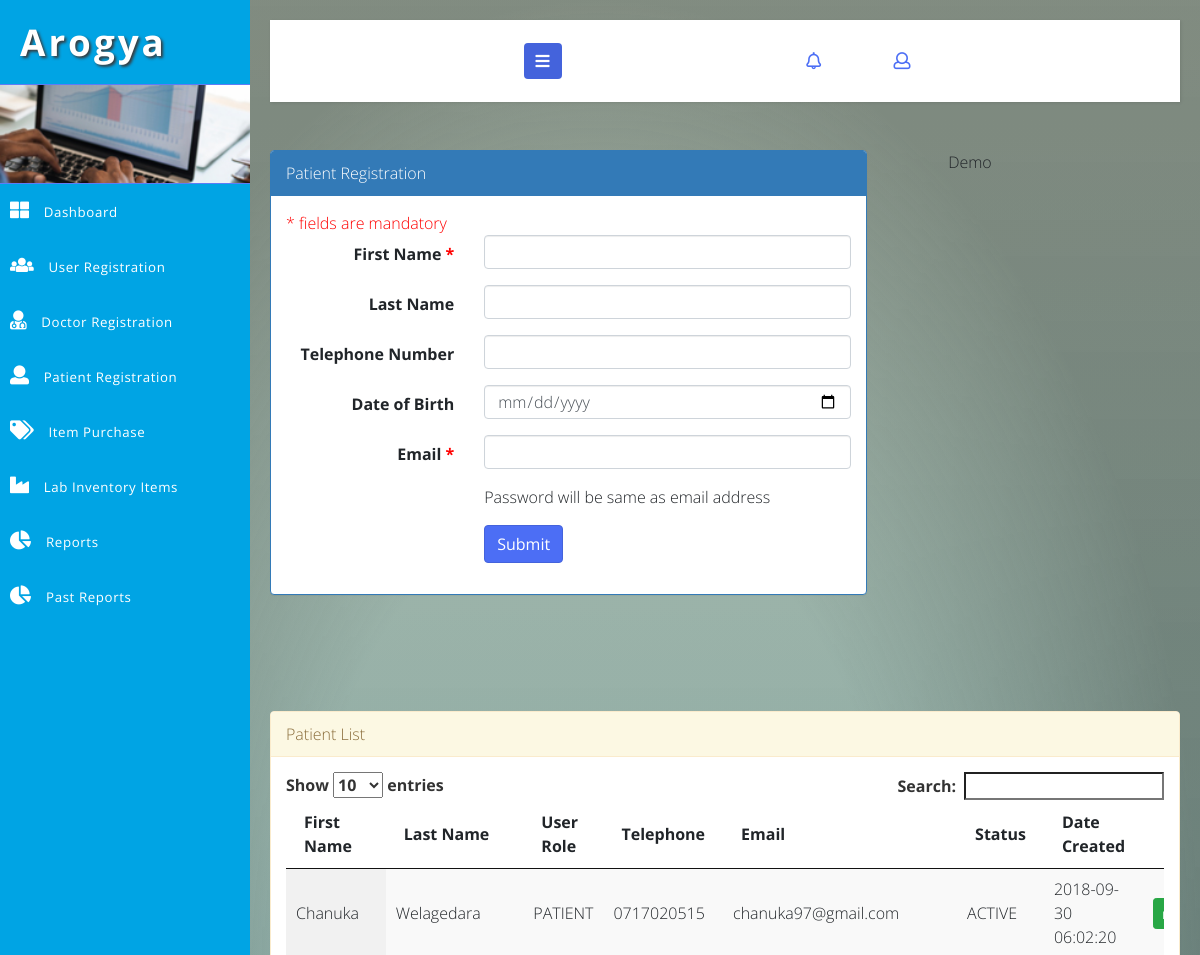
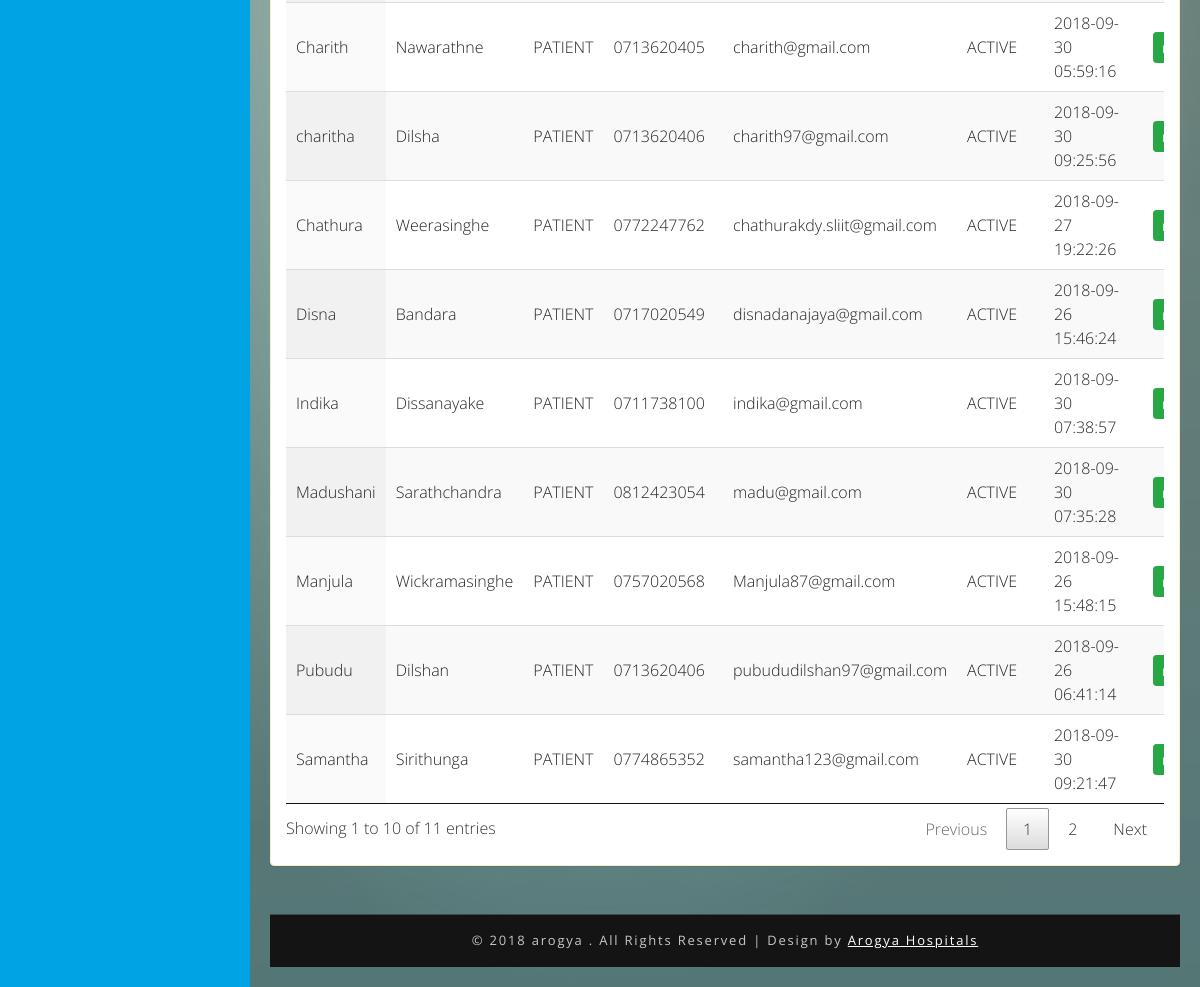
The app's page /Arogya_/arogyaadmin/admin/patient-registration.php with its own data (2 pictures, top to bottom).
### tables this page shows
CREATE TABLE `hms_patient` (
  `id` int(5) NOT NULL,
  `first_name` varchar(100) DEFAULT NULL,
  `last_name` varchar(100) DEFAULT NULL,
  `telephone` varchar(20) DEFAULT NULL,
  `dob` varchar(25) DEFAULT NULL,
  `email` varchar(50) DEFAULT NULL,
  `pword` text,
  `status_code` varchar(20) DEFAULT 'ACTIVE',
  `user_role` varchar(20) DEFAULT 'PATIENT',
  `created_date` timestamp NULL DEFAULT CURRENT_TIMESTAMP
);

### Arogya_/arogyaadmin/DB.php (called while the page is built, shortened)
<?php
function getDBConnection() {
    $servername = "localhost";
    $username = "root";
    $password = "";
    $db = "hmsdb";
    $conn = mysqli_connect($servername, $username, $password, $db);
    if (!$conn) {
        die("Connection failed: " . mysqli_connect_error());
    } else {
        return $conn;
    }
}
function getData($sql) {
    $conn = getDBConnection();
    $result = mysqli_query($conn, $sql);
    if (mysqli_num_rows($result) > 0) {
        return $result;
    } else {
        return FALSE;
    }
}
?>

### Arogya_/arogyaadmin/admin/patient-registration.php (the view, shortened to what this page needs)
<?php
include '../DB.php';
?>
<!DOCTYPE html>
<html lang="en">
    <head>
        <link rel="stylesheet" href="https://maxcdn.bootstrapcdn.com/bootstrap/3.3.7/css/bootstrap.min.css">
        <link rel="stylesheet" href="https://maxcdn.bootstrapcdn.com/font-awesome/4.7.0/css/font-awesome.min.css">
        <link href="../css/bootstrap.css" rel="stylesheet" type="text/css" media="all" />
        <link href="../css/style.css" rel="stylesheet" type="text/css" media="all" />
        <link rel="stylesheet" href="../css/style4.css">
        <link href="../css/fontawesome-all.css" rel="stylesheet">
    </head>
    <body>
        <div class="wrapper">
            <nav id="sidebar">
                <div class="sidebar-header">
                    <h1>
                        <a href="#">Arogya</a>
                    </h1>
                </div>
                <div class="profile-bg"></div>
                <?php
                include_once '../_tree_admin.php';
                ?>
            </nav>
            <div id="content">
                <?php include_once '../_top_bar.php'; ?>
                <div class="blank-page-content">
                    <div class="row">
                        <div class="col-md-8">
                            <div class="panel panel-primary">
                                <div class="panel-heading ">Patient Registration</div>
                                <div class="panel-body">
                                      <form class="form-horizontal"  action="<?php $_SERVER['SERVER_NAME'] ?>/<?= $_SESSION['sitename'] ?>/admin/patient-registration.php" method="post" >
                                <span class="mando-msg">* fields are mandatory</span>
                                <div class="form-group">
                                    <label class="control-label col-xs-4" for="first_name">First Name <span class="mando-msg">*</span></label>
                                    <div class="col-xs-8">
                                        <input id="first_name" name="first_name" type="text" class="form-control" required="" >
                                    </div>
                                </div>
                                <div class="form-group">
                                    <label for="last_name" class="control-label col-xs-4">Last Name</label>
                                    <div class="col-xs-8">
                                        <input id="last_name" name="last_name" type="text" class="form-control" required="" >
                                    </div>
                                </div>
                                <div class="form-group">
                                    <label for="telephone" class="control-label col-xs-4">Telephone Number</label>
                                    <div class="col-xs-8">
                                        <input id="telephone" name="telephone" type="number" class="form-control">
                                    </div>
                                </div>
                                <div class="form-group">
                                    <label for="telephone" class="control-label col-xs-4">Date of Birth</label>
                                    <div class="col-xs-8">
                                        <input id="dob" name="dob" type="date" max="<?= $_SESSION['today']?>" class="form-control">
                                    </div>
                                </div>
                                <div class="form-group">
                                    <label for="email"  class="control-label col-xs-4">Email  <span class="mando-msg">*</span></label>
                                    <div class="col-xs-8">
                                        <input id="email" required="" name="email" type="email" class="form-control">
                                    </div>
                                </div>
                                <div class="form-group">
                                    <label for="pword" class="control-label col-xs-4"></label>
                                    <div class="col-xs-8">
                                        Password will be same as email address
                                    </div>
                                </div>
                                <div class="form-group row">
                                    <div class="col-xs-offset-4 col-xs-8">
                                        <button name="btnPatientReg" type="submit" class="btn btn-primary">Submit</button>
                                    </div>
                                </div>
                            </form>
                                </div>
                            </div>
                        </div>
                        <div class="col-md-4">
                             <div class="col-md-4">
                            <div class="col-xs-offset-4 col-xs-8">
                                <a href="patient-registration-demo.php">Demo</a>
                                        </div>
                        </div>
                        </div>
                    </div>
                     <br>
                    <br>
                    <br>
                    <br>
                    <div class="panel panel-warning">
                        <div class="panel-heading ">Patient List</div>
                        <div class="panel-body">
                                 <table id="example" class="display table-responsive" cellspacing="0" width="100%">
                        <thead>
                            <tr>
                                <th>First Name</th>
                                <th>Last Name</th>
                                <th>User Role</th>
                                <th>Telephone</th>
                                <th>Email</th>
                                <th>Status</th>
                                <th>Date Created</th>
                                <th></th>
                            </tr>
                        </thead>
                        <tbody>
                            <?php
                            $sql = " SELECT * FROM hms_patient ";
                            $resultx = getData($sql);
                            if ($resultx != FALSE) {
                                while ($row = mysqli_fetch_assoc($resultx)) {
                                    ?>
                                    <tr>
                                        <td><?= $row['first_name'] ?></td>
                                        <td><?= $row['last_name'] ?></td>
                                        <td><?= $row['user_role'] ?></td>
                                        <td><?= $row['telephone'] ?></td>
                                        <td><?= $row['email'] ?></td>
                                        <td><?= $row['status_code'] ?></td>
                                        <td><?= $row['created_date'] ?></td>
                                        <td><a class="btn btn-success btn-sm" href="patient-registration.php?patient_id=<?= $row['id'] ?>&email=<?= $row['email'] ?>">reset password</a></td>
                                    </tr>
                                    <?php
                                }
                            }
                            ?>
                        </tbody>
                    </table>
                        </div>
                    </div>
                </div>
                <?php include '../_footer.php'; ?>
            </div>
        </div>
        <link href="../css/jquery.dataTables.min.css" rel="stylesheet" type="text/css"/>
    </body>
</html>

### Arogya_/arogyaadmin/css/style.css (style rules this page uses)
* { margin: 0; padding: 0; }
body { background: radial-gradient(#eee, #668); height: 100vh; width: 100vw; }
html, body { margin: 0; font-size: 100%; font-family: 'Open Sans', sans-serif; background: #fff; }
.blank-page-content { min-height: 480px; }
.mando-msg { color: red; }
body a { text-decoration: none; transition: 0.5s all; -webkit-transition: 0.5s all; -moz-transition: 0.5s all; -o-transition: 0.5s all; -ms-transition: 0.5s all; }
input[type="button"], button[type="submit"] { transition: 0.5s all; -webkit-transition: 0.5s all; -moz-transition: 0.5s all; -o-transition: 0.5s all; -ms-transition: 0.5s all; }
h1, h2, h3, h4, h5, h6 { margin: 0; font-weight: 700; }
label { margin: 0; }
.profile-bg { border: 1px solid #5d7cf7; border-left: none; border-right: none; background: url(../images/menu1.jpg)no-repeat 0px 0px; -webkit-background-size: cover; -moz-background-size: cover; -o-background-size: cover; -ms-background-size: cover; background-size: cover; min-height: 100px; }
.table-responsive { display: block; width: 100%; overflow-x: auto; }
.btn-primary { color: #fff; background-color: #4c6ef5; border-color: #4463dc; }

### Arogya_/arogyaadmin/css/style4.css (style rules this page uses)
body { font-family: 'Open Sans', sans-serif; background: #f1f1f1; }
a, a:hover, a:focus { color: inherit; text-decoration: none; transition: all 0.3s; }
i, span { display: inline-block; }
.wrapper { display: flex; align-items: stretch; }
#sidebar { min-width: 250px; max-width: 250px; background: #00a4e4; color: #fff; transition: all 0.3s; }
.sidebar-header h1 { font-size: 2.3em; letter-spacing: 3px; color: #fff; text-shadow: 2px 2px 3px #39393a; }
#sidebar .sidebar-header { padding: 20px; background: #00a4e4; }
#content { padding: 20px; min-height: 100vh; transition: all 0.3s; overflow: hidden; width: 100%; }

### Arogya_/arogyaadmin/admin/patient-registration.php (style rules this page uses)
body { font-weight: 100; height: 100%; width: 100%; background: linear-gradient( rgba(200, 247, 197, 0.4), rgba(129, 207, 224, 0.8) ), linear-gradient( rgba(130, 130, 130, 0.5), rgba(130, 130, 115, 0.6) ), radial-gradient(ellipse closest-side at center, rgba(255, 255, 255, 0.9) 50%, rgba(0, 0, 0, 0.4) 100%), url(http://www.thisisstar.com/images/100UI/002/black_marble.jpg) no-repeat center center; background-size: cover; background-attachment: fixed; background-blend-mode: multiply,normal,normal,normal; }

### records on screen
hms_patient: first_name "Pubudu", last_name "Dilshan", user_role "PATIENT", telephone "0713620406", email "pubududilshan97@gmail.com", status_code "ACTIVE", created_date "2018-09-26 06:41:14"
hms_patient: first_name "Disna", last_name "Bandara", user_role "PATIENT", telephone "0717020549", email "disnadanajaya@gmail.com", status_code "ACTIVE", created_date "2018-09-26 15:46:24"
hms_patient: first_name "Manjula", last_name "Wickramasinghe", user_role "PATIENT", telephone "0757020568", email "Manjula87@gmail.com", status_code "ACTIVE", created_date "2018-09-26 15:48:15"
hms_patient: first_name "Chathura", last_name "Weerasinghe", user_role "PATIENT", telephone "0772247762", email "chathurakdy.sliit@gmail.com", status_code "ACTIVE", created_date "2018-09-27 19:22:26"
hms_patient: first_name "Charith", last_name "Nawarathne", user_role "PATIENT", telephone "0713620405", email "charith@gmail.com", status_code "ACTIVE", created_date "2018-09-30 05:59:16"
hms_patient: first_name "Chanuka", last_name "Welagedara", user_role "PATIENT", telephone "0717020515", email "chanuka97@gmail.com", status_code "ACTIVE", created_date "2018-09-30 06:02:20"
hms_patient: first_name "Madushani", last_name "Sarathchandra", user_role "PATIENT", telephone "0812423054", email "madu@gmail.com", status_code "ACTIVE", created_date "2018-09-30 07:35:28"
hms_patient: first_name "Indika", last_name "Dissanayake", user_role "PATIENT", telephone "0711738100", email "indika@gmail.com", status_code "ACTIVE", created_date "2018-09-30 07:38:57"
hms_patient: first_name "Samantha", last_name "Sirithunga", user_role "PATIENT", telephone "0774865352", email "samantha123@gmail.com", status_code "ACTIVE", created_date "2018-09-30 09:21:47"
hms_patient: first_name "charitha", last_name "Dilsha", user_role "PATIENT", telephone "0713620406", email "charith97@gmail.com", status_code "ACTIVE", created_date "2018-09-30 09:25:56"
